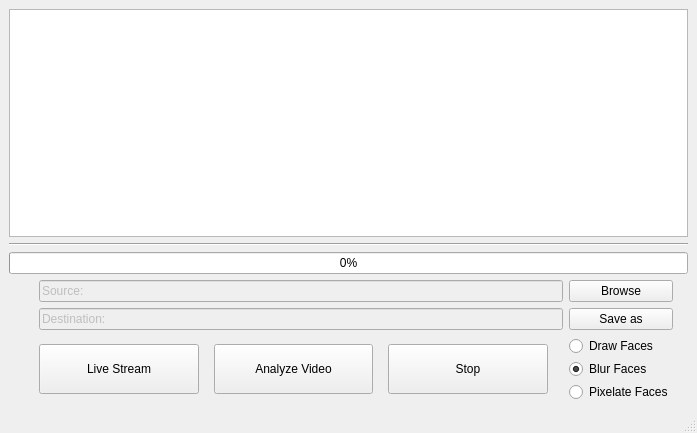
<?xml version="1.0" encoding="UTF-8"?>
<ui version="4.0">
 <class>MainWindow</class>
 <widget class="QMainWindow" name="MainWindow">
  <property name="geometry">
   <rect>
    <x>0</x>
    <y>0</y>
    <width>697</width>
    <height>433</height>
   </rect>
  </property>
  <property name="windowTitle">
   <string>NoFace</string>
  </property>
  <property name="windowOpacity">
   <double>1.000000000000000</double>
  </property>
  <property name="autoFillBackground">
   <bool>false</bool>
  </property>
  <widget class="QWidget" name="centralwidget">
   <layout class="QGridLayout" name="gridLayout_2">
    <item row="2" column="0">
     <widget class="Line" name="line">
      <property name="orientation">
       <enum>Qt::Horizontal</enum>
      </property>
     </widget>
    </item>
    <item row="1" column="0">
     <widget class="QTextBrowser" name="t_main">
      <property name="html">
       <string>&lt;!DOCTYPE HTML PUBLIC &quot;-//W3C//DTD HTML 4.0//EN&quot; &quot;http://www.w3.org/TR/REC-html40/strict.dtd&quot;&gt;
&lt;html&gt;&lt;head&gt;&lt;meta name=&quot;qrichtext&quot; content=&quot;1&quot; /&gt;&lt;style type=&quot;text/css&quot;&gt;
p, li { white-space: pre-wrap; }
&lt;/style&gt;&lt;/head&gt;&lt;body style=&quot; font-family:'MS Shell Dlg 2'; font-size:8.25pt; font-weight:400; font-style:normal;&quot;&gt;
&lt;p style=&quot;-qt-paragraph-type:empty; margin-top:0px; margin-bottom:0px; margin-left:0px; margin-right:0px; -qt-block-indent:0; text-indent:0px;&quot;&gt;&lt;br /&gt;&lt;/p&gt;&lt;/body&gt;&lt;/html&gt;</string>
      </property>
     </widget>
    </item>
    <item row="3" column="0">
     <widget class="QProgressBar" name="progressBar">
      <property name="value">
       <number>0</number>
      </property>
     </widget>
    </item>
    <item row="4" column="0">
     <layout class="QGridLayout" name="gridLayout">
      <property name="leftMargin">
       <number>30</number>
      </property>
      <property name="rightMargin">
       <number>15</number>
      </property>
      <item row="0" column="0">
       <widget class="QLineEdit" name="t_source">
        <property name="enabled">
         <bool>false</bool>
        </property>
        <property name="text">
         <string>Source:</string>
        </property>
        <property name="dragEnabled">
         <bool>false</bool>
        </property>
        <property name="readOnly">
         <bool>true</bool>
        </property>
       </widget>
      </item>
      <item row="1" column="0">
       <widget class="QLineEdit" name="t_destination">
        <property name="enabled">
         <bool>false</bool>
        </property>
        <property name="text">
         <string>Destination:</string>
        </property>
        <property name="readOnly">
         <bool>true</bool>
        </property>
       </widget>
      </item>
      <item row="2" column="1">
       <layout class="QVBoxLayout" name="verticalLayout_3">
        <property name="spacing">
         <number>3</number>
        </property>
        <item>
         <widget class="QRadioButton" name="r_drawFaces">
          <property name="statusTip">
           <string>Draw rectangular boxes on detected faces</string>
          </property>
          <property name="text">
           <string>Draw Faces</string>
          </property>
         </widget>
        </item>
        <item>
         <widget class="QRadioButton" name="r_blurFaces">
          <property name="enabled">
           <bool>true</bool>
          </property>
          <property name="statusTip">
           <string>Blur detected faces</string>
          </property>
          <property name="text">
           <string>Blur Faces</string>
          </property>
          <property name="checked">
           <bool>true</bool>
          </property>
         </widget>
        </item>
        <item>
         <widget class="QRadioButton" name="r_pixelateFaces">
          <property name="statusTip">
           <string>Pixelate detected faces</string>
          </property>
          <property name="text">
           <string>Pixelate Faces</string>
          </property>
         </widget>
        </item>
       </layout>
      </item>
      <item row="0" column="1">
       <widget class="QPushButton" name="b_browse">
        <property name="statusTip">
         <string>Choose the source file to process</string>
        </property>
        <property name="text">
         <string>Browse</string>
        </property>
       </widget>
      </item>
      <item row="1" column="1">
       <widget class="QPushButton" name="b_saveAs">
        <property name="statusTip">
         <string>Choose the destination file to save</string>
        </property>
        <property name="text">
         <string>Save as</string>
        </property>
       </widget>
      </item>
      <item row="2" column="0">
       <layout class="QHBoxLayout" name="horizontalLayout">
        <property name="spacing">
         <number>15</number>
        </property>
        <property name="sizeConstraint">
         <enum>QLayout::SetDefaultConstraint</enum>
        </property>
        <property name="leftMargin">
         <number>0</number>
        </property>
        <property name="rightMargin">
         <number>15</number>
        </property>
        <item>
         <widget class="QPushButton" name="b_liveStream">
          <property name="minimumSize">
           <size>
            <width>0</width>
            <height>50</height>
           </size>
          </property>
          <property name="statusTip">
           <string>Process the live stream from the camera</string>
          </property>
          <property name="text">
           <string>Live Stream</string>
          </property>
         </widget>
        </item>
        <item>
         <widget class="QPushButton" name="b_analyzeVideo">
          <property name="minimumSize">
           <size>
            <width>0</width>
            <height>50</height>
           </size>
          </property>
          <property name="statusTip">
           <string>Analyze the video from the source</string>
          </property>
          <property name="text">
           <string>Analyze Video</string>
          </property>
         </widget>
        </item>
        <item>
         <widget class="QPushButton" name="b_stop">
          <property name="minimumSize">
           <size>
            <width>0</width>
            <height>50</height>
           </size>
          </property>
          <property name="statusTip">
           <string>Stop</string>
          </property>
          <property name="text">
           <string>Stop</string>
          </property>
         </widget>
        </item>
       </layout>
      </item>
     </layout>
    </item>
   </layout>
  </widget>
  <widget class="QMenuBar" name="menubar">
   <property name="geometry">
    <rect>
     <x>0</x>
     <y>0</y>
     <width>697</width>
     <height>21</height>
    </rect>
   </property>
  </widget>
  <widget class="QStatusBar" name="statusbar"/>
 </widget>
 <resources/>
 <connections/>
</ui>
